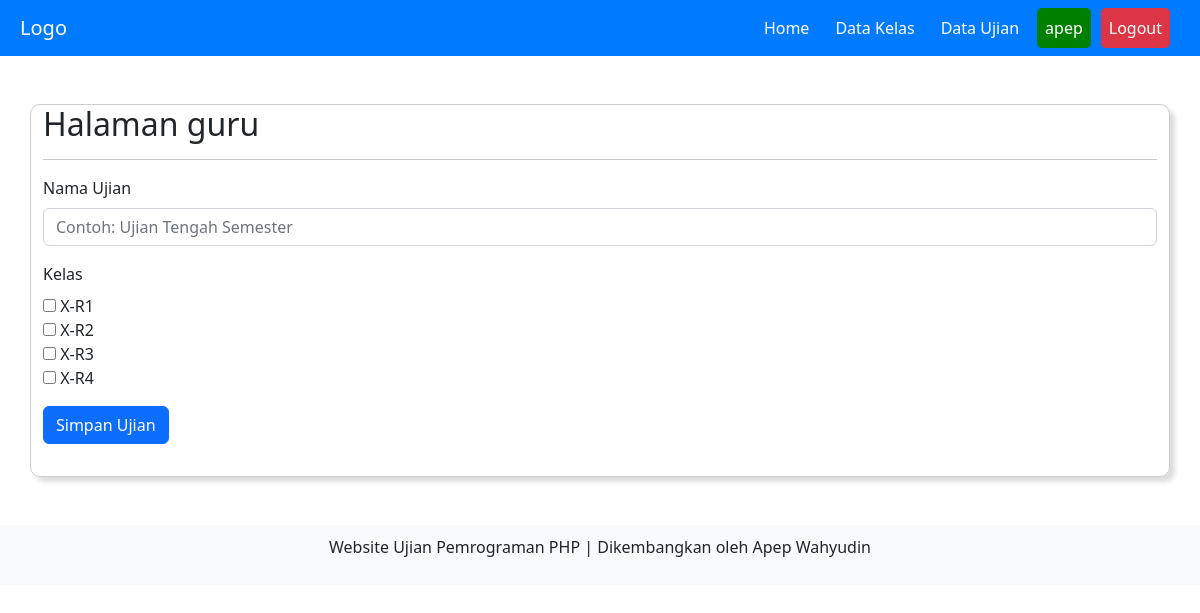
/guru/home.php?page=input_ujian (signed in), run on an earlier commit of the app's database.
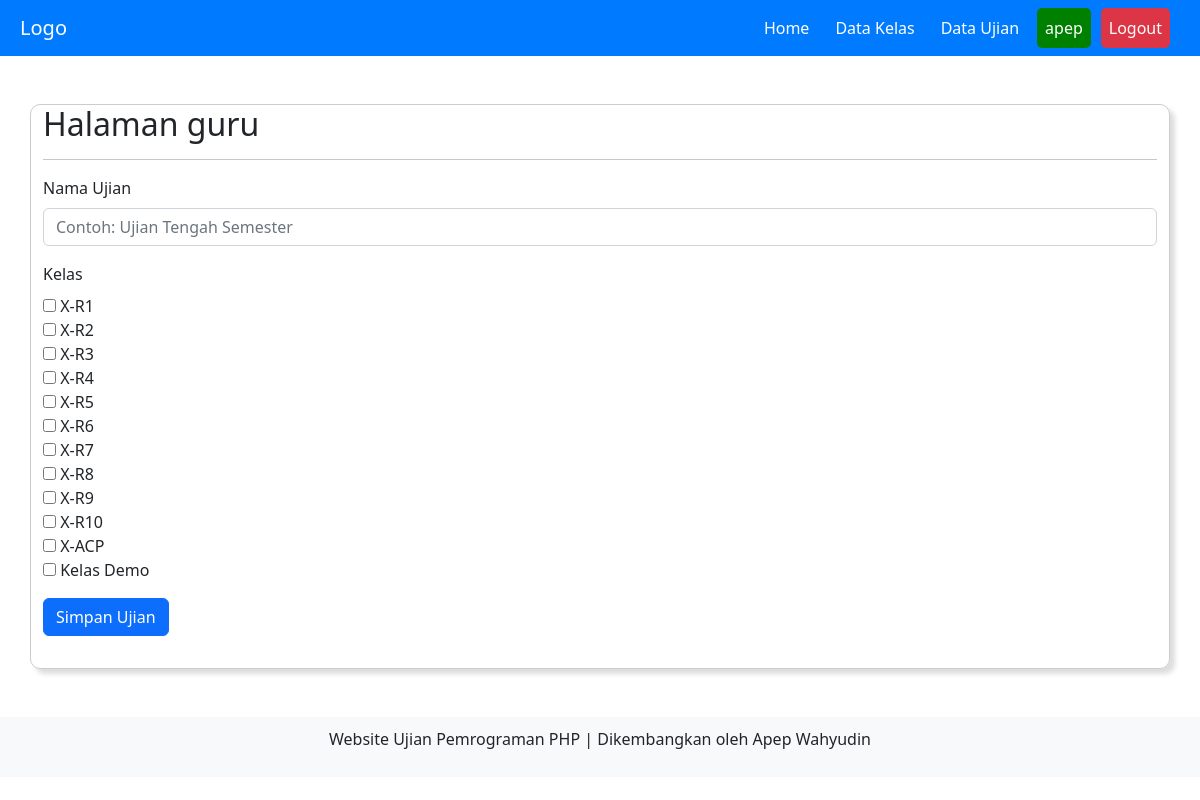
And on a later commit of the database.
### tables this page shows
CREATE TABLE `kelas` (
  `id_kelas` int(11) NOT NULL,
  `nama_kelas` varchar(10) NOT NULL,
  `status` enum('aktif','nonaktif') NOT NULL,
  `id_guru` int(11) NOT NULL
);

### guru/input_ujian.php (the view, shortened to what this page needs)
<form action="" method="post">
    <div class="mb-3">
        <label for="namaujian" class="form-label">Nama Ujian</label>
        <input type="text" class="form-control" id="namaujian" placeholder="Contoh: Ujian Tengah Semester" name="nama_ujian" required>
    </div>
    <div class="mb-3">
        <label for="kelas" class="form-label">Kelas</label>
        <br>
        <?php
        $query_kelas = "SELECT * FROM kelas WHERE id_guru='$_SESSION[id_guru]'";
        $result_kelas = mysqli_query($koneksi, $query_kelas);
        while ($row_kelas = mysqli_fetch_assoc($result_kelas)) {
            echo '<input type="checkbox" name="kelas[]" value="' . $row_kelas['id_kelas'] . '"> ' . $row_kelas['nama_kelas'] . '<br>';
        }
        ?>
    </div>
    <div class="mb-3">
        <button type="submit" class="btn btn-primary mb-3" name="submit">Simpan Ujian</button>
    </div>
</form>

What changed in the data, as far as the page shows it:
added kelas: nama_kelas "X-R5"
added kelas: nama_kelas "X-R6"
added kelas: nama_kelas "X-R7"
added kelas: nama_kelas "X-R8"
added kelas: nama_kelas "X-R9"
added kelas: nama_kelas "X-R10"
added kelas: nama_kelas "X-ACP"
added kelas: nama_kelas "Kelas Demo"
